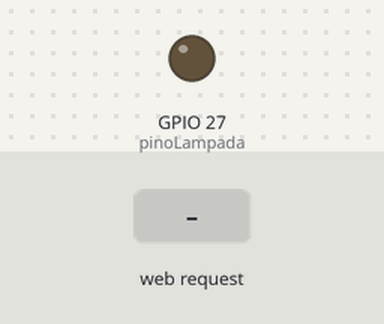
Recording of a sketch running on a simulated ESP32. On the bench: output pins drawn as LEDs (lit = HIGH). The test bench sets the inputs (shaded band). WiFi joins after 1.5 s; servers stay silent unless stated; what the sketch prints to the serial monitor is not drawn.

Above: at 2.7 s.
2.8 s: HTTP request GET /ligar received
At 4.0 s:
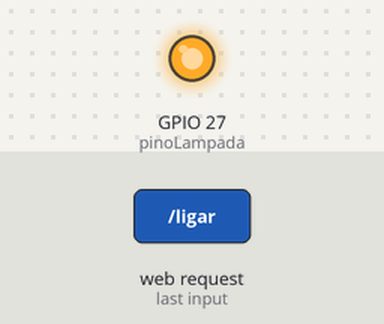
4.3 s: HTTP request GET /desligar received
At 5.3 s:
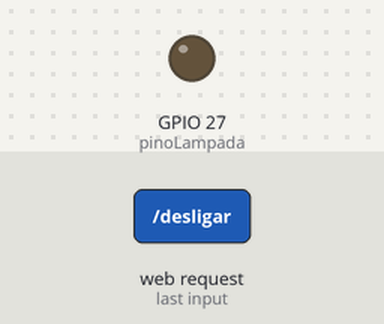
Timing chart, 0 to 7.3 s (numbered marks = the images above; inputs shaded):
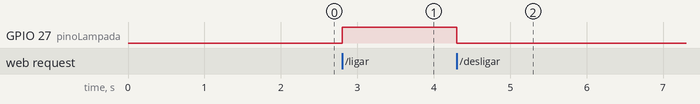

Measured:
- after the input at 2.8 s, GPIO 27 (pinoLampada): LOW → HIGH at once
- after the input at 4.3 s, GPIO 27 (pinoLampada): HIGH → LOW at once

The sketch:

LampSite.ino
```cpp
#include <WiFi.h>
#include <WebServer.h>

const char* ssid = "218CLARO_2G";
const char* senha = "Weiss36337420";

const int pinoLampada = 27;

WebServer server(80);

void paginaPrincipal() {
  String pagina = R"rawliteral(
  <!DOCTYPE html>
  <html>
  <head>
    <meta name="viewport" content="width=device-width, initial-scale=1">
    <style>
      body {
        font-family: Arial;
        text-align: center;
        margin-top: 50px;
      }

      button {
        width: 180px;
        height: 70px;
        font-size: 22px;
        margin: 10px;
        border: none;
        border-radius: 10px;
      }

      .ligar {
        background: #4CAF50;
        color: white;
      }

      .desligar {
        background: #f44336;
        color: white;
      }
    </style>
  </head>

  <body>
    <h1>Estufa Pro Max</h1>
    <h2>Controle da Lâmpada</h2>

    <a href="/ligar">
      <button class="ligar">LIGAR</button>
    </a>

    <a href="/desligar">
      <button class="desligar">DESLIGAR</button>
    </a>
  </body>
  </html>
  )rawliteral";

  server.send(200, "text/html", pagina);
}

void ligarLampada() {
  digitalWrite(pinoLampada, HIGH);
  Serial.println("LAMPADA LIGADA");

  server.sendHeader("Location", "/");
  server.send(303);
}

void desligarLampada() {
  digitalWrite(pinoLampada, LOW);
  Serial.println("LAMPADA DESLIGADA");

  server.sendHeader("Location", "/");
  server.send(303);
}

void setup() {
  Serial.begin(115200);

  pinMode(pinoLampada, OUTPUT);
  digitalWrite(pinoLampada, LOW);

  WiFi.begin(ssid, senha);

  Serial.print("Conectando");

  while (WiFi.status() != WL_CONNECTED) {
    delay(500);
    Serial.print(".");
  }

  Serial.println();
  Serial.println("WIFI CONECTADO");

  Serial.print("IP: ");
  Serial.println(WiFi.localIP());

  server.on("/", paginaPrincipal);
  server.on("/ligar", ligarLampada);
  server.on("/desligar", desligarLampada);

  server.begin();

  Serial.println("Servidor iniciado");
}

void loop() {
  server.handleClient();
}
```
